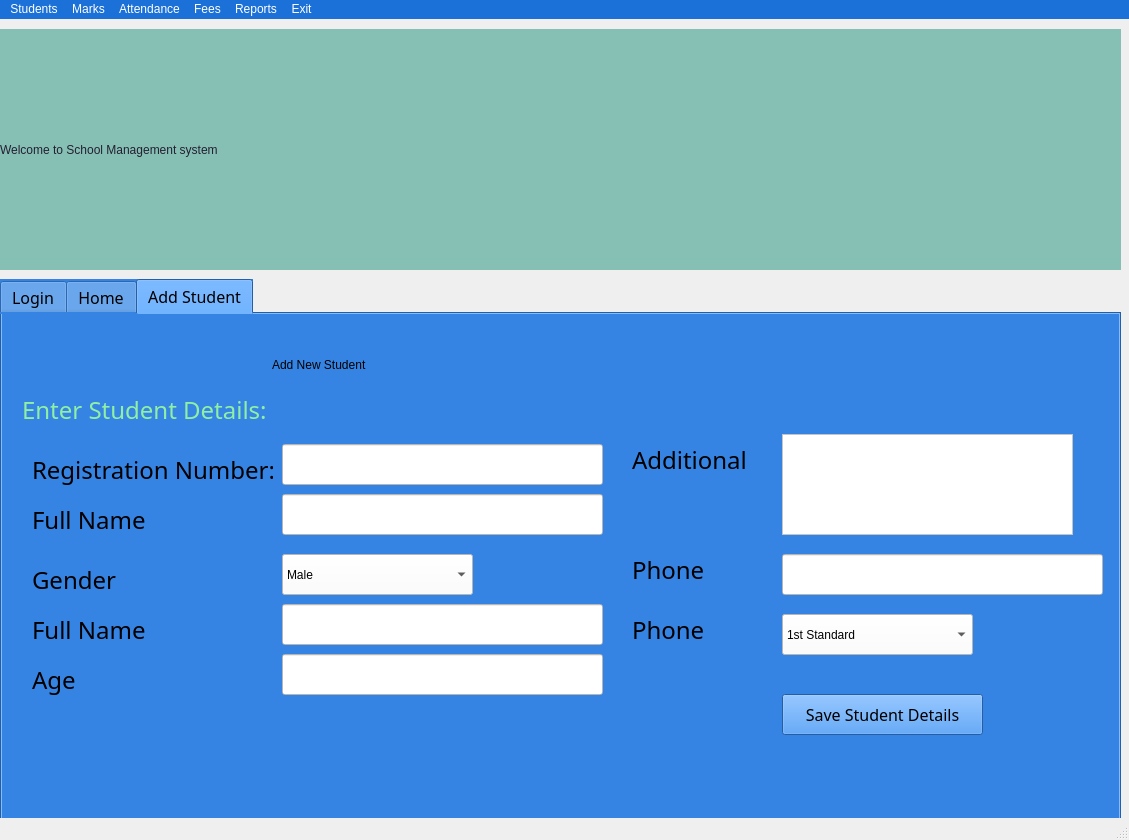
<?xml version="1.0" encoding="UTF-8"?>
<ui version="4.0">
 <class>MainWindow</class>
 <widget class="QMainWindow" name="MainWindow">
  <property name="geometry">
   <rect>
    <x>0</x>
    <y>0</y>
    <width>1129</width>
    <height>840</height>
   </rect>
  </property>
  <property name="windowTitle">
   <string>MainWindow</string>
  </property>
  <widget class="QWidget" name="centralwidget">
   <widget class="QTabWidget" name="tabWidget">
    <property name="geometry">
     <rect>
      <x>0</x>
      <y>260</y>
      <width>1121</width>
      <height>541</height>
     </rect>
    </property>
    <property name="font">
     <font>
      <family>Ubuntu Sans</family>
      <pointsize>12</pointsize>
      <weight>8</weight>
      <italic>false</italic>
      <bold>false</bold>
      <kerning>false</kerning>
     </font>
    </property>
    <property name="autoFillBackground">
     <bool>false</bool>
    </property>
    <property name="styleSheet">
     <string notr="true">font: 63 12pt &quot;Ubuntu Sans&quot;;
background-color: rgb(53, 132, 228);</string>
    </property>
    <property name="currentIndex">
     <number>2</number>
    </property>
    <widget class="QWidget" name="tab">
     <attribute name="title">
      <string>Login</string>
     </attribute>
     <widget class="QLabel" name="label_2">
      <property name="geometry">
       <rect>
        <x>250</x>
        <y>10</y>
        <width>501</width>
        <height>61</height>
       </rect>
      </property>
      <property name="styleSheet">
       <string notr="true">font: 75 36pt &quot;Ubuntu Sans&quot;;
font-weight:&quot;bold&quot;;
</string>
      </property>
      <property name="text">
       <string>Administrative Login</string>
      </property>
     </widget>
     <widget class="QLabel" name="label_3">
      <property name="geometry">
       <rect>
        <x>270</x>
        <y>60</y>
        <width>471</width>
        <height>31</height>
       </rect>
      </property>
      <property name="font">
       <font>
        <family>Ubuntu Sans</family>
        <pointsize>20</pointsize>
        <weight>8</weight>
        <italic>false</italic>
        <bold>false</bold>
       </font>
      </property>
      <property name="styleSheet">
       <string notr="true">color: rgb(143, 240, 164);
font: 63 20pt &quot;Ubuntu Sans&quot;;</string>
      </property>
      <property name="text">
       <string>Enter Username and Password</string>
      </property>
     </widget>
     <widget class="QLabel" name="label_4">
      <property name="geometry">
       <rect>
        <x>270</x>
        <y>120</y>
        <width>191</width>
        <height>31</height>
       </rect>
      </property>
      <property name="font">
       <font>
        <family>Ubuntu Sans</family>
        <pointsize>18</pointsize>
        <weight>50</weight>
        <italic>false</italic>
        <bold>false</bold>
       </font>
      </property>
      <property name="styleSheet">
       <string notr="true">font: 75 25pt &quot;Ubuntu Sans&quot;;
font: 18pt &quot;Ubuntu Sans&quot;;</string>
      </property>
      <property name="text">
       <string>Username:</string>
      </property>
     </widget>
     <widget class="QLabel" name="label_5">
      <property name="geometry">
       <rect>
        <x>270</x>
        <y>170</y>
        <width>171</width>
        <height>41</height>
       </rect>
      </property>
      <property name="styleSheet">
       <string notr="true">font: 75 25pt &quot;Ubuntu Sans&quot;;
font: 18pt &quot;Ubuntu Sans&quot;;</string>
      </property>
      <property name="text">
       <string>Password:</string>
      </property>
     </widget>
     <widget class="QLineEdit" name="lineEdit">
      <property name="geometry">
       <rect>
        <x>410</x>
        <y>130</y>
        <width>321</width>
        <height>27</height>
       </rect>
      </property>
      <property name="font">
       <font>
        <family>Ubuntu Sans</family>
        <pointsize>16</pointsize>
        <weight>50</weight>
        <italic>false</italic>
        <bold>false</bold>
       </font>
      </property>
      <property name="styleSheet">
       <string notr="true">background-color: rgb(255, 255, 255);
font: 16pt &quot;Ubuntu Sans&quot;;</string>
      </property>
      <property name="text">
       <string>afdafd</string>
      </property>
     </widget>
     <widget class="QLineEdit" name="lineEdit_2">
      <property name="geometry">
       <rect>
        <x>410</x>
        <y>180</y>
        <width>321</width>
        <height>27</height>
       </rect>
      </property>
      <property name="font">
       <font>
        <family>Ubuntu Sans</family>
        <pointsize>12</pointsize>
        <weight>8</weight>
        <italic>false</italic>
        <bold>false</bold>
       </font>
      </property>
      <property name="styleSheet">
       <string notr="true">background-color: rgb(255, 255, 255);</string>
      </property>
      <property name="text">
       <string>adfafafafa</string>
      </property>
      <property name="echoMode">
       <enum>QLineEdit::Password</enum>
      </property>
     </widget>
     <widget class="QPushButton" name="pushButton">
      <property name="geometry">
       <rect>
        <x>410</x>
        <y>270</y>
        <width>201</width>
        <height>41</height>
       </rect>
      </property>
      <property name="font">
       <font>
        <family>Ubuntu Sans</family>
        <pointsize>12</pointsize>
        <weight>8</weight>
        <italic>false</italic>
        <bold>false</bold>
       </font>
      </property>
      <property name="text">
       <string>Submit</string>
      </property>
     </widget>
     <widget class="QLabel" name="label_6">
      <property name="geometry">
       <rect>
        <x>60</x>
        <y>110</y>
        <width>131</width>
        <height>131</height>
       </rect>
      </property>
      <property name="text">
       <string/>
      </property>
      <property name="pixmap">
       <pixmap>school-pyqt5/lock.svg</pixmap>
      </property>
     </widget>
    </widget>
    <widget class="QWidget" name="tab_2">
     <attribute name="title">
      <string>Home</string>
     </attribute>
     <widget class="QLabel" name="label_7">
      <property name="geometry">
       <rect>
        <x>130</x>
        <y>0</y>
        <width>881</width>
        <height>61</height>
       </rect>
      </property>
      <property name="styleSheet">
       <string notr="true">font: 75 36pt &quot;Ubuntu Sans&quot;;
font-weight:&quot;bold&quot;;
</string>
      </property>
      <property name="text">
       <string>Welcome to School Management Project</string>
      </property>
     </widget>
     <widget class="QLabel" name="label_8">
      <property name="geometry">
       <rect>
        <x>150</x>
        <y>180</y>
        <width>141</width>
        <height>151</height>
       </rect>
      </property>
      <property name="text">
       <string/>
      </property>
      <property name="pixmap">
       <pixmap>school-pyqt5/school1.svg</pixmap>
      </property>
     </widget>
     <widget class="QLabel" name="label_9">
      <property name="geometry">
       <rect>
        <x>800</x>
        <y>200</y>
        <width>131</width>
        <height>131</height>
       </rect>
      </property>
      <property name="text">
       <string/>
      </property>
      <property name="pixmap">
       <pixmap>school-pyqt5/school1.svg</pixmap>
      </property>
     </widget>
     <widget class="QLabel" name="label_10">
      <property name="geometry">
       <rect>
        <x>280</x>
        <y>0</y>
        <width>491</width>
        <height>481</height>
       </rect>
      </property>
      <property name="text">
       <string/>
      </property>
      <property name="pixmap">
       <pixmap>school-pyqt5/schoolp.png</pixmap>
      </property>
     </widget>
     <zorder>label_10</zorder>
     <zorder>label_7</zorder>
     <zorder>label_8</zorder>
     <zorder>label_9</zorder>
    </widget>
    <widget class="QWidget" name="tab_3">
     <attribute name="title">
      <string>Add Student</string>
     </attribute>
     <widget class="QLabel" name="label_11">
      <property name="geometry">
       <rect>
        <x>270</x>
        <y>20</y>
        <width>501</width>
        <height>61</height>
       </rect>
      </property>
      <property name="styleSheet">
       <string notr="true">font: 75 36pt &quot;Ubuntu Sans&quot;;
font-weight:&quot;bold&quot;;
</string>
      </property>
      <property name="text">
       <string>Add New Student</string>
      </property>
     </widget>
     <widget class="QLabel" name="label_12">
      <property name="geometry">
       <rect>
        <x>20</x>
        <y>80</y>
        <width>471</width>
        <height>31</height>
       </rect>
      </property>
      <property name="font">
       <font>
        <family>Ubuntu Sans</family>
        <pointsize>18</pointsize>
        <weight>9</weight>
        <italic>false</italic>
        <bold>false</bold>
       </font>
      </property>
      <property name="styleSheet">
       <string notr="true">color: rgb(143, 240, 164);
font: 75 18pt &quot;Ubuntu Sans&quot;;
font-weight:&quot;bold&quot;;</string>
      </property>
      <property name="text">
       <string>Enter Student Details:</string>
      </property>
     </widget>
     <widget class="QLabel" name="label_13">
      <property name="geometry">
       <rect>
        <x>30</x>
        <y>140</y>
        <width>241</width>
        <height>31</height>
       </rect>
      </property>
      <property name="font">
       <font>
        <family>Ubuntu Sans</family>
        <pointsize>18</pointsize>
        <weight>50</weight>
        <italic>false</italic>
        <bold>false</bold>
       </font>
      </property>
      <property name="styleSheet">
       <string notr="true">font: 75 25pt &quot;Ubuntu Sans&quot;;
font: 18pt &quot;Ubuntu Sans&quot;;</string>
      </property>
      <property name="text">
       <string>Registration Number:</string>
      </property>
     </widget>
     <widget class="QLineEdit" name="lineEdit_3">
      <property name="geometry">
       <rect>
        <x>280</x>
        <y>130</y>
        <width>321</width>
        <height>41</height>
       </rect>
      </property>
      <property name="font">
       <font>
        <family>Ubuntu Sans</family>
        <pointsize>16</pointsize>
        <weight>50</weight>
        <italic>false</italic>
        <bold>false</bold>
       </font>
      </property>
      <property name="styleSheet">
       <string notr="true">background-color: rgb(255, 255, 255);
font: 16pt &quot;Ubuntu Sans&quot;;</string>
      </property>
      <property name="text">
       <string/>
      </property>
     </widget>
     <widget class="QLabel" name="label_14">
      <property name="geometry">
       <rect>
        <x>30</x>
        <y>190</y>
        <width>241</width>
        <height>31</height>
       </rect>
      </property>
      <property name="font">
       <font>
        <family>Ubuntu Sans</family>
        <pointsize>18</pointsize>
        <weight>50</weight>
        <italic>false</italic>
        <bold>false</bold>
       </font>
      </property>
      <property name="styleSheet">
       <string notr="true">font: 75 25pt &quot;Ubuntu Sans&quot;;
font: 18pt &quot;Ubuntu Sans&quot;;</string>
      </property>
      <property name="text">
       <string>Full Name</string>
      </property>
     </widget>
     <widget class="QLineEdit" name="lineEdit_4">
      <property name="geometry">
       <rect>
        <x>280</x>
        <y>180</y>
        <width>321</width>
        <height>41</height>
       </rect>
      </property>
      <property name="font">
       <font>
        <family>Ubuntu Sans</family>
        <pointsize>16</pointsize>
        <weight>50</weight>
        <italic>false</italic>
        <bold>false</bold>
       </font>
      </property>
      <property name="styleSheet">
       <string notr="true">background-color: rgb(255, 255, 255);
font: 16pt &quot;Ubuntu Sans&quot;;</string>
      </property>
      <property name="text">
       <string/>
      </property>
     </widget>
     <widget class="QLabel" name="label_15">
      <property name="geometry">
       <rect>
        <x>30</x>
        <y>250</y>
        <width>241</width>
        <height>31</height>
       </rect>
      </property>
      <property name="font">
       <font>
        <family>Ubuntu Sans</family>
        <pointsize>18</pointsize>
        <weight>50</weight>
        <italic>false</italic>
        <bold>false</bold>
       </font>
      </property>
      <property name="styleSheet">
       <string notr="true">font: 75 25pt &quot;Ubuntu Sans&quot;;
font: 18pt &quot;Ubuntu Sans&quot;;</string>
      </property>
      <property name="text">
       <string>Gender</string>
      </property>
     </widget>
     <widget class="QComboBox" name="comboBox">
      <property name="geometry">
       <rect>
        <x>280</x>
        <y>240</y>
        <width>191</width>
        <height>41</height>
       </rect>
      </property>
      <property name="styleSheet">
       <string notr="true">background-color: rgb(255, 255, 255);</string>
      </property>
      <item>
       <property name="text">
        <string>Male</string>
       </property>
      </item>
      <item>
       <property name="text">
        <string>Female</string>
       </property>
      </item>
     </widget>
     <widget class="QLabel" name="label_16">
      <property name="geometry">
       <rect>
        <x>30</x>
        <y>300</y>
        <width>241</width>
        <height>31</height>
       </rect>
      </property>
      <property name="font">
       <font>
        <family>Ubuntu Sans</family>
        <pointsize>18</pointsize>
        <weight>50</weight>
        <italic>false</italic>
        <bold>false</bold>
       </font>
      </property>
      <property name="styleSheet">
       <string notr="true">font: 75 25pt &quot;Ubuntu Sans&quot;;
font: 18pt &quot;Ubuntu Sans&quot;;</string>
      </property>
      <property name="text">
       <string>Full Name</string>
      </property>
     </widget>
     <widget class="QLineEdit" name="lineEdit_5">
      <property name="geometry">
       <rect>
        <x>280</x>
        <y>290</y>
        <width>321</width>
        <height>41</height>
       </rect>
      </property>
      <property name="font">
       <font>
        <family>Ubuntu Sans</family>
        <pointsize>16</pointsize>
        <weight>50</weight>
        <italic>false</italic>
        <bold>false</bold>
       </font>
      </property>
      <property name="styleSheet">
       <string notr="true">background-color: rgb(255, 255, 255);
font: 16pt &quot;Ubuntu Sans&quot;;</string>
      </property>
      <property name="text">
       <string/>
      </property>
     </widget>
     <widget class="QLabel" name="label_17">
      <property name="geometry">
       <rect>
        <x>30</x>
        <y>350</y>
        <width>241</width>
        <height>31</height>
       </rect>
      </property>
      <property name="font">
       <font>
        <family>Ubuntu Sans</family>
        <pointsize>18</pointsize>
        <weight>50</weight>
        <italic>false</italic>
        <bold>false</bold>
       </font>
      </property>
      <property name="styleSheet">
       <string notr="true">font: 75 25pt &quot;Ubuntu Sans&quot;;
font: 18pt &quot;Ubuntu Sans&quot;;</string>
      </property>
      <property name="text">
       <string>Age</string>
      </property>
     </widget>
     <widget class="QLineEdit" name="lineEdit_6">
      <property name="geometry">
       <rect>
        <x>280</x>
        <y>340</y>
        <width>321</width>
        <height>41</height>
       </rect>
      </property>
      <property name="font">
       <font>
        <family>Ubuntu Sans</family>
        <pointsize>16</pointsize>
        <weight>50</weight>
        <italic>false</italic>
        <bold>false</bold>
       </font>
      </property>
      <property name="styleSheet">
       <string notr="true">background-color: rgb(255, 255, 255);
font: 16pt &quot;Ubuntu Sans&quot;;</string>
      </property>
      <property name="text">
       <string/>
      </property>
     </widget>
     <widget class="QLabel" name="label_18">
      <property name="geometry">
       <rect>
        <x>630</x>
        <y>130</y>
        <width>211</width>
        <height>31</height>
       </rect>
      </property>
      <property name="font">
       <font>
        <family>Ubuntu Sans</family>
        <pointsize>18</pointsize>
        <weight>50</weight>
        <italic>false</italic>
        <bold>false</bold>
       </font>
      </property>
      <property name="styleSheet">
       <string notr="true">font: 75 25pt &quot;Ubuntu Sans&quot;;
font: 18pt &quot;Ubuntu Sans&quot;;</string>
      </property>
      <property name="text">
       <string>Additional</string>
      </property>
     </widget>
     <widget class="QTextEdit" name="textEdit">
      <property name="geometry">
       <rect>
        <x>780</x>
        <y>120</y>
        <width>291</width>
        <height>101</height>
       </rect>
      </property>
      <property name="styleSheet">
       <string notr="true">background-color: rgb(255, 255, 255);</string>
      </property>
     </widget>
     <widget class="QLineEdit" name="lineEdit_7">
      <property name="geometry">
       <rect>
        <x>780</x>
        <y>240</y>
        <width>321</width>
        <height>41</height>
       </rect>
      </property>
      <property name="font">
       <font>
        <family>Ubuntu Sans</family>
        <pointsize>16</pointsize>
        <weight>50</weight>
        <italic>false</italic>
        <bold>false</bold>
       </font>
      </property>
      <property name="styleSheet">
       <string notr="true">background-color: rgb(255, 255, 255);
font: 16pt &quot;Ubuntu Sans&quot;;</string>
      </property>
      <property name="text">
       <string/>
      </property>
     </widget>
     <widget class="QLabel" name="label_19">
      <property name="geometry">
       <rect>
        <x>630</x>
        <y>240</y>
        <width>121</width>
        <height>31</height>
       </rect>
      </property>
      <property name="font">
       <font>
        <family>Ubuntu Sans</family>
        <pointsize>18</pointsize>
        <weight>50</weight>
        <italic>false</italic>
        <bold>false</bold>
       </font>
      </property>
      <property name="styleSheet">
       <string notr="true">font: 75 25pt &quot;Ubuntu Sans&quot;;
font: 18pt &quot;Ubuntu Sans&quot;;</string>
      </property>
      <property name="text">
       <string>Phone</string>
      </property>
     </widget>
     <widget class="QLabel" name="label_20">
      <property name="geometry">
       <rect>
        <x>630</x>
        <y>300</y>
        <width>121</width>
        <height>31</height>
       </rect>
      </property>
      <property name="font">
       <font>
        <family>Ubuntu Sans</family>
        <pointsize>18</pointsize>
        <weight>50</weight>
        <italic>false</italic>
        <bold>false</bold>
       </font>
      </property>
      <property name="styleSheet">
       <string notr="true">font: 75 25pt &quot;Ubuntu Sans&quot;;
font: 18pt &quot;Ubuntu Sans&quot;;</string>
      </property>
      <property name="text">
       <string>Phone</string>
      </property>
     </widget>
     <widget class="QComboBox" name="comboBox_2">
      <property name="geometry">
       <rect>
        <x>780</x>
        <y>300</y>
        <width>191</width>
        <height>41</height>
       </rect>
      </property>
      <property name="styleSheet">
       <string notr="true">background-color: rgb(255, 255, 255);</string>
      </property>
      <item>
       <property name="text">
        <string>1st Standard</string>
       </property>
      </item>
      <item>
       <property name="text">
        <string>2nd Standard</string>
       </property>
      </item>
      <item>
       <property name="text">
        <string>3rd Standard</string>
       </property>
      </item>
      <item>
       <property name="text">
        <string>4th standard</string>
       </property>
      </item>
      <item>
       <property name="text">
        <string>5th stanard</string>
       </property>
      </item>
     </widget>
     <widget class="QPushButton" name="pushButton_2">
      <property name="geometry">
       <rect>
        <x>780</x>
        <y>380</y>
        <width>201</width>
        <height>41</height>
       </rect>
      </property>
      <property name="font">
       <font>
        <family>Ubuntu Sans</family>
        <pointsize>12</pointsize>
        <weight>8</weight>
        <italic>false</italic>
        <bold>false</bold>
       </font>
      </property>
      <property name="text">
       <string>Save Student Details</string>
      </property>
     </widget>
    </widget>
   </widget>
   <widget class="QLabel" name="label">
    <property name="geometry">
     <rect>
      <x>0</x>
      <y>10</y>
      <width>1121</width>
      <height>241</height>
     </rect>
    </property>
    <property name="styleSheet">
     <string notr="true">background-color: rgba(51, 155, 134, 143);
font: 81 45pt &quot;Ubuntu Sans&quot;;
color: rgb(36, 31, 49);</string>
    </property>
    <property name="text">
     <string>Welcome to School Management system</string>
    </property>
   </widget>
  </widget>
  <widget class="QMenuBar" name="menubar">
   <property name="geometry">
    <rect>
     <x>0</x>
     <y>0</y>
     <width>1129</width>
     <height>26</height>
    </rect>
   </property>
   <property name="styleSheet">
    <string notr="true">background-color: rgb(28, 113, 216);
color: rgb(255, 255, 255);
font: 13pt &quot;Ubuntu Sans&quot;;</string>
   </property>
   <widget class="QMenu" name="menuStudents">
    <property name="title">
     <string>Students</string>
    </property>
    <addaction name="menu11"/>
    <addaction name="menu12"/>
   </widget>
   <widget class="QMenu" name="menuMarks">
    <property name="title">
     <string>Marks</string>
    </property>
    <addaction name="menu21"/>
   </widget>
   <widget class="QMenu" name="menuAttendance">
    <property name="title">
     <string>Attendance</string>
    </property>
    <addaction name="menu31"/>
   </widget>
   <widget class="QMenu" name="menuFees">
    <property name="title">
     <string>Fees</string>
    </property>
    <addaction name="menu41"/>
   </widget>
   <widget class="QMenu" name="menuReports">
    <property name="title">
     <string>Reports</string>
    </property>
    <addaction name="menu51"/>
    <addaction name="actionMarks_Report"/>
    <addaction name="actionAttendance_Reports"/>
    <addaction name="actionFees_Reports"/>
   </widget>
   <widget class="QMenu" name="menuExit">
    <property name="title">
     <string>Exit</string>
    </property>
    <addaction name="menu61"/>
   </widget>
   <addaction name="menuStudents"/>
   <addaction name="menuMarks"/>
   <addaction name="menuAttendance"/>
   <addaction name="menuFees"/>
   <addaction name="menuReports"/>
   <addaction name="menuExit"/>
  </widget>
  <widget class="QStatusBar" name="statusbar"/>
  <action name="menu11">
   <property name="text">
    <string>Add New Students</string>
   </property>
  </action>
  <action name="menu12">
   <property name="text">
    <string>Edit /Delete Students</string>
   </property>
  </action>
  <action name="menu21">
   <property name="text">
    <string>Add /Edit /Delete marks</string>
   </property>
  </action>
  <action name="menu31">
   <property name="text">
    <string>Add /Edit /Delete Attendance</string>
   </property>
  </action>
  <action name="menu41">
   <property name="text">
    <string>Add /Edit /Delete Fees Details</string>
   </property>
  </action>
  <action name="menu51">
   <property name="text">
    <string>Student Reports</string>
   </property>
  </action>
  <action name="actionMarks_Report">
   <property name="text">
    <string>Marks Report</string>
   </property>
  </action>
  <action name="actionAttendance_Reports">
   <property name="text">
    <string>Attendance Reports</string>
   </property>
  </action>
  <action name="actionFees_Reports">
   <property name="text">
    <string>Fees Reports</string>
   </property>
  </action>
  <action name="menu61">
   <property name="text">
    <string>Logout</string>
   </property>
  </action>
 </widget>
 <resources/>
 <connections/>
</ui>
